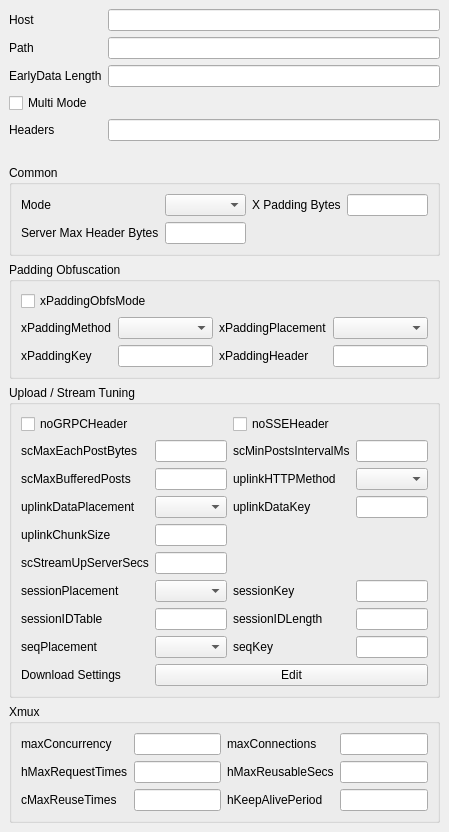
           <widget class="QWidget" name="xray_network_scroll_contents">
            <property name="geometry">
             <rect>
              <x>0</x>
              <y>0</y>
              <width>16</width>
              <height>16</height>
             </rect>
            </property>
            <layout class="QVBoxLayout" name="verticalLayout_xray_network_scroll">
             <property name="leftMargin">
              <number>0</number>
             </property>
             <property name="topMargin">
              <number>0</number>
             </property>
             <property name="rightMargin">
              <number>0</number>
             </property>
             <property name="bottomMargin">
              <number>0</number>
             </property>
             <item>
              <widget class="QWidget" name="xray_common_box" native="true">
               <layout class="QGridLayout" name="gridLayout_11">
                <item row="0" column="0">
                 <widget class="QLabel" name="xray_host_l">
                  <property name="text">
                   <string>Host</string>
                  </property>
                  <property name="buddy">
                   <cstring>xray_host</cstring>
                  </property>
                 </widget>
                </item>
                <item row="4" column="0">
                 <widget class="QLabel" name="xray_headers_l">
                  <property name="text">
                   <string>Headers</string>
                  </property>
                  <property name="buddy">
                   <cstring>xray_headers</cstring>
                  </property>
                 </widget>
                </item>
                <item row="0" column="1">
                 <widget class="QLineEdit" name="xray_host"/>
                </item>
                <item row="1" column="1">
                 <widget class="QLineEdit" name="xray_path"/>
                </item>
                <item row="4" column="1">
                 <widget class="QLineEdit" name="xray_headers"/>
                </item>
                <item row="1" column="0">
                 <widget class="QLabel" name="xray_path_l">
                  <property name="text">
                   <string>Path</string>
                  </property>
                  <property name="buddy">
                   <cstring>xray_path</cstring>
                  </property>
                 </widget>
                </item>
                <item row="2" column="0">
                 <widget class="QLabel" name="xray_ed_label">
                  <property name="text">
                   <string>EarlyData Length</string>
                  </property>
                  <property name="buddy">
                   <cstring>xray_ed_length</cstring>
                  </property>
                 </widget>
                </item>
                <item row="2" column="1">
                 <widget class="QLineEdit" name="xray_ed_length"/>
                </item>
                <item row="3" column="0">
                 <widget class="QCheckBox" name="xray_multi_mode">
                  <property name="text">
                   <string>Multi Mode</string>
                  </property>
                 </widget>
                </item>
               </layout>
              </widget>
             </item>
             <item>
              <widget class="QWidget" name="xray_xhttp_box" native="true">
               <property name="sizePolicy">
                <sizepolicy hsizetype="Expanding" vsizetype="Preferred">
                 <horstretch>0</horstretch>
                 <verstretch>0</verstretch>
                </sizepolicy>
               </property>
               <layout class="QVBoxLayout" name="verticalLayout_xray_xhttp">
                <item>
                 <widget class="QGroupBox" name="xray_xhttp_common_box">
                  <property name="sizePolicy">
                   <sizepolicy hsizetype="Expanding" vsizetype="Maximum">
                    <horstretch>0</horstretch>
                    <verstretch>0</verstretch>
                   </sizepolicy>
                  </property>
                  <property name="title">
                   <string>Common</string>
                  </property>
                  <layout class="QGridLayout" name="gridLayout_xray_xhttp_common">
                   <item row="0" column="0">
                    <widget class="QLabel" name="xray_mode_l">
                     <property name="text">
                      <string>Mode</string>
                     </property>
                     <property name="buddy">
                      <cstring>xray_mode</cstring>
                     </property>
                    </widget>
                   </item>
                   <item row="0" column="1">
                    <widget class="NoWheelComboBox" name="xray_mode"/>
                   </item>
                   <item row="0" column="2">
                    <widget class="QLabel" name="xray_xpaddingbytes_l">
                     <property name="text">
                      <string>X Padding Bytes</string>
                     </property>
                     <property name="buddy">
                      <cstring>xray_xpaddingbytes</cstring>
                     </property>
                    </widget>
                   </item>
                   <item row="0" column="3">
                    <widget class="QLineEdit" name="xray_xpaddingbytes"/>
                   </item>
                   <item row="1" column="0">
                    <widget class="QLabel" name="xray_serverMaxHeaderBytes_l">
                     <property name="text">
                      <string>Server Max Header Bytes</string>
                     </property>
                     <property name="buddy">
                      <cstring>xray_serverMaxHeaderBytes</cstring>
                     </property>
                    </widget>
                   </item>
                   <item row="1" column="1">
                    <widget class="QLineEdit" name="xray_serverMaxHeaderBytes"/>
                   </item>
                  </layout>
                 </widget>
                </item>
                <item>
                 <widget class="QGroupBox" name="xray_xhttp_padding_box">
                  <property name="sizePolicy">
                   <sizepolicy hsizetype="Expanding" vsizetype="Maximum">
                    <horstretch>0</horstretch>
                    <verstretch>0</verstretch>
                   </sizepolicy>
                  </property>
                  <property name="title">
                   <string>Padding Obfuscation</string>
                  </property>
                  <layout class="QGridLayout" name="gridLayout_xray_xhttp_padding">
                   <item row="0" column="0" colspan="4">
                    <widget class="QCheckBox" name="xray_xpadding_obfs_mode">
                     <property name="text">
                      <string>xPaddingObfsMode</string>
                     </property>
                    </widget>
                   </item>
                   <item row="1" column="0">
                    <widget class="QLabel" name="label_xpadding_method">
                     <property name="text">
                      <string>xPaddingMethod</string>
                     </property>
                     <property name="buddy">
                      <cstring>xray_xpadding_method</cstring>
                     </property>
                    </widget>
                   </item>
                   <item row="1" column="1">
                    <widget class="NoWheelComboBox" name="xray_xpadding_method"/>
                   </item>
                   <item row="1" column="2">
                    <widget class="QLabel" name="label_xpadding_placement">
                     <property name="text">
                      <string>xPaddingPlacement</string>
                     </property>
                     <property name="buddy">
                      <cstring>xray_xpadding_placement</cstring>
                     </property>
                    </widget>
                   </item>
                   <item row="1" column="3">
                    <widget class="NoWheelComboBox" name="xray_xpadding_placement"/>
                   </item>
                   <item row="2" column="0">
                    <widget class="QLabel" name="label_xpadding_key">
                     <property name="text">
                      <string>xPaddingKey</string>
                     </property>
                     <property name="buddy">
                      <cstring>xray_xpadding_key</cstring>
                     </property>
                    </widget>
                   </item>
                   <item row="2" column="1">
                    <widget class="QLineEdit" name="xray_xpadding_key"/>
                   </item>
                   <item row="2" column="2">
                    <widget class="QLabel" name="label_xpadding_header">
                     <property name="text">
                      <string>xPaddingHeader</string>
                     </property>
                     <property name="buddy">
                      <cstring>xray_xpadding_header</cstring>
                     </property>
                    </widget>
                   </item>
                   <item row="2" column="3">
                    <widget class="QLineEdit" name="xray_xpadding_header"/>
                   </item>
                  </layout>
                 </widget>
                </item>
                <item>
                 <widget class="QGroupBox" name="xray_xhttp_packet_box">
                  <property name="sizePolicy">
                   <sizepolicy hsizetype="Expanding" vsizetype="Maximum">
                    <horstretch>0</horstretch>
                    <verstretch>0</verstretch>
                   </sizepolicy>
                  </property>
                  <property name="title">
                   <string>Upload / Stream Tuning</string>
                  </property>
                  <layout class="QGridLayout" name="gridLayout_xray_xhttp_packet">
                   <item row="1" column="0">
                    <widget class="QLabel" name="xray_scMaxEachPostBytes_l">
                     <property name="text">
                      <string>scMaxEachPostBytes</string>
                     </property>
                     <property name="buddy">
                      <cstring>xray_scMaxEachPostBytes</cstring>
                     </property>
                    </widget>
                   </item>
                   <item row="1" column="1">
                    <widget class="QLineEdit" name="xray_scMaxEachPostBytes"/>
                   </item>
                   <item row="1" column="2">
                    <widget class="QLabel" name="xray_scMinPostsIntervalMs_l">
                     <property name="text">
                      <string>scMinPostsIntervalMs</string>
                     </property>
                     <property name="buddy">
                      <cstring>xray_scMinPostsIntervalMs</cstring>
                     </property>
                    </widget>
                   </item>
                   <item row="1" column="3">
                    <widget class="QLineEdit" name="xray_scMinPostsIntervalMs"/>
                   </item>
                   <item row="2" column="0">
                    <widget class="QLabel" name="xray_scMaxBufferedPosts_l">
                     <property name="text">
                      <string>scMaxBufferedPosts</string>
                     </property>
                     <property name="buddy">
                      <cstring>xray_scMaxBufferedPosts</cstring>
                     </property>
                    </widget>
                   </item>
                   <item row="2" column="1">
                    <widget class="QLineEdit" name="xray_scMaxBufferedPosts"/>
                   </item>
                   <item row="2" column="2">
                    <widget class="QLabel" name="xray_uplink_http_method_l">
                     <property name="text">
                      <string>uplinkHTTPMethod</string>
                     </property>
                     <property name="buddy">
                      <cstring>xray_uplink_http_method</cstring>
                     </property>
                    </widget>
                   </item>
                   <item row="2" column="3">
                    <widget class="NoWheelComboBox" name="xray_uplink_http_method"/>
                   </item>
                   <item row="3" column="0">
                    <widget class="QLabel" name="xray_uplink_data_placement_l">
                     <property name="text">
                      <string>uplinkDataPlacement</string>
                     </property>
                     <property name="buddy">
                      <cstring>xray_uplink_data_placement</cstring>
                     </property>
                    </widget>
                   </item>
                   <item row="3" column="1">
                    <widget class="NoWheelComboBox" name="xray_uplink_data_placement"/>
                   </item>
                   <item row="3" column="2">
                    <widget class="QLabel" name="xray_uplink_data_key_l">
                     <property name="text">
                      <string>uplinkDataKey</string>
                     </property>
                     <property name="buddy">
                      <cstring>xray_uplink_data_key</cstring>
                     </property>
                    </widget>
                   </item>
                   <item row="3" column="3">
                    <widget class="QLineEdit" name="xray_uplink_data_key"/>
                   </item>
                   <item row="4" column="0">
                    <widget class="QLabel" name="xray_uplink_chunk_size_l">
                     <property name="text">
                      <string>uplinkChunkSize</string>
                     </property>
                     <property name="buddy">
                      <cstring>xray_uplink_chunk_size</cstring>
                     </property>
                    </widget>
                   </item>
                   <item row="4" column="1">
                    <widget class="QLineEdit" name="xray_uplink_chunk_size"/>
                   </item>
                   <item row="0" column="0" colspan="2">
                    <widget class="QCheckBox" name="xray_no_grpc">
                     <property name="text">
                      <string>noGRPCHeader</string>
                     </property>
                    </widget>
                   </item>
                   <item row="0" column="2" colspan="2">
                    <widget class="QCheckBox" name="xray_no_sse">
                     <property name="text">
                      <string>noSSEHeader</string>
                     </property>
                    </widget>
                   </item>
                   <item row="5" column="0">
                    <widget class="QLabel" name="xray_scStreamUpServerSecs_l">
                     <property name="text">
                      <string>scStreamUpServerSecs</string>
                     </property>
                     <property name="buddy">
                      <cstring>xray_scStreamUpServerSecs</cstring>
                     </property>
                    </widget>
                   </item>
                   <item row="5" column="1">
                    <widget class="QLineEdit" name="xray_scStreamUpServerSecs"/>
                   </item>
                   <item row="6" column="0">
                    <widget class="QLabel" name="xray_session_placement_l">
                     <property name="text">
                      <string>sessionPlacement</string>
                     </property>
                     <property name="buddy">
                      <cstring>xray_session_placement</cstring>
                     </property>
                    </widget>
                   </item>
                   <item row="6" column="1">
                    <widget class="NoWheelComboBox" name="xray_session_placement"/>
                   </item>
                   <item row="6" column="2">
                    <widget class="QLabel" name="xray_session_key_l">
                     <property name="text">
                      <string>sessionKey</string>
                     </property>
                     <property name="buddy">
                      <cstring>xray_session_key</cstring>
                     </property>
                    </widget>
                   </item>
                   <item row="6" column="3">
                    <widget class="QLineEdit" name="xray_session_key"/>
                   </item>
                   <item row="7" column="0">
                    <widget class="QLabel" name="xray_session_id_table_l">
                     <property name="text">
                      <string>sessionIDTable</string>
                     </property>
                     <property name="buddy">
                      <cstring>xray_session_id_table</cstring>
                     </property>
                    </widget>
                   </item>
                   <item row="7" column="1">
                    <widget class="QLineEdit" name="xray_session_id_table"/>
                   </item>
                   <item row="7" column="2">
                    <widget class="QLabel" name="xray_session_id_length_l">
                     <property name="text">
                      <string>sessionIDLength</string>
                     </property>
                     <property name="buddy">
                      <cstring>xray_session_id_length</cstring>
                     </property>
                    </widget>
                   </item>
                   <item row="7" column="3">
                    <widget class="QLineEdit" name="xray_session_id_length"/>
                   </item>
                   <item row="8" column="0">
                    <widget class="QLabel" name="xray_seq_placement_l">
                     <property name="text">
                      <string>seqPlacement</string>
                     </property>
                     <property name="buddy">
                      <cstring>xray_seq_placement</cstring>
                     </property>
                    </widget>
                   </item>
                   <item row="8" column="1">
                    <widget class="NoWheelComboBox" name="xray_seq_placement"/>
                   </item>
                   <item row="8" column="2">
                    <widget class="QLabel" name="xray_seq_key_l">
                     <property name="text">
                      <string>seqKey</string>
                     </property>
                     <property name="buddy">
                      <cstring>xray_seq_key</cstring>
                     </property>
                    </widget>
                   </item>
                   <item row="8" column="3">
                    <widget class="QLineEdit" name="xray_seq_key"/>
                   </item>
                   <item row="9" column="0">
                    <widget class="QLabel" name="xray_downloadsettings_l">
                     <property name="text">
                      <string>Download Settings</string>
                     </property>
                     <property name="buddy">
                      <cstring>xray_downloadsettings_edit</cstring>
                     </property>
                    </widget>
                   </item>
                   <item row="9" column="1" colspan="3">
                    <widget class="QPushButton" name="xray_downloadsettings_edit">
                     <property name="text">
                      <string>Edit</string>
                     </property>
                    </widget>
                   </item>
                  </layout>
                 </widget>
                </item>
                <item>
                 <widget class="QGroupBox" name="xray_xhttp_xmux_box">
                  <property name="sizePolicy">
                   <sizepolicy hsizetype="Expanding" vsizetype="Maximum">
                    <horstretch>0</horstretch>
                    <verstretch>0</verstretch>
                   </sizepolicy>
                  </property>
                  <property name="title">
                   <string>Xmux</string>
                  </property>
                  <layout class="QGridLayout" name="gridLayout_xray_xhttp_xmux">
                   <item row="0" column="0">
                    <widget class="QLabel" name="xray_max_concurrency_l">
                     <property name="text">
                      <string>maxConcurrency</string>
                     </property>
                     <property name="buddy">
                      <cstring>xray_max_concurrency</cstring>
                     </property>
                    </widget>
                   </item>
                   <item row="0" column="1">
                    <widget class="QLineEdit" name="xray_max_concurrency"/>
                   </item>
                   <item row="0" column="2">
                    <widget class="QLabel" name="xray_max_connections_l">
                     <property name="text">
                      <string>maxConnections</string>
                     </property>
                     <property name="buddy">
                      <cstring>xray_max_connections</cstring>
                     </property>
                    </widget>
                   </item>
                   <item row="0" column="3">
                    <widget class="QLineEdit" name="xray_max_connections"/>
                   </item>
                   <item row="1" column="0">
                    <widget class="QLabel" name="xray_hMaxRequestTimes_l">
                     <property name="text">
                      <string>hMaxRequestTimes</string>
                     </property>
                     <property name="buddy">
                      <cstring>xray_hMaxRequestTimes</cstring>
                     </property>
                    </widget>
                   </item>
                   <item row="1" column="1">
                    <widget class="QLineEdit" name="xray_hMaxRequestTimes"/>
                   </item>
                   <item row="1" column="2">
                    <widget class="QLabel" name="xray_hMaxReusableSecs_l">
                     <property name="text">
                      <string>hMaxReusableSecs</string>
                     </property>
                     <property name="buddy">
                      <cstring>xray_hMaxReusableSecs</cstring>
                     </property>
                    </widget>
                   </item>
                   <item row="1" column="3">
                    <widget class="QLineEdit" name="xray_hMaxReusableSecs"/>
                   </item>
                   <item row="2" column="0">
                    <widget class="QLabel" name="xray_max_reuse_times_l">
                     <property name="text">
                      <string>cMaxReuseTimes</string>
                     </property>
                     <property name="buddy">
                      <cstring>xray_max_reuse_times</cstring>
                     </property>
                    </widget>
                   </item>
                   <item row="2" column="1">
                    <widget class="QLineEdit" name="xray_max_reuse_times"/>
                   </item>
                   <item row="2" column="2">
                    <widget class="QLabel" name="xray_keep_alive_period_l">
                     <property name="text">
                      <string>hKeepAlivePeriod</string>
                     </property>
                     <property name="buddy">
                      <cstring>xray_keep_alive_period</cstring>
                     </property>
                    </widget>
                   </item>
                   <item row="2" column="3">
                    <widget class="QLineEdit" name="xray_keep_alive_period"/>
                   </item>
                  </layout>
                 </widget>
                </item>
               </layout>
              </widget>
             </item>
             <item>
              <spacer name="verticalSpacer_xray_network">
               <property name="orientation">
                <enum>Qt::Orientation::Vertical</enum>
               </property>
               <property name="sizeHint" stdset="0">
                <size>
                 <width>20</width>
                 <height>0</height>
                </size>
               </property>
              </spacer>
             </item>
            </layout>
           </widget>
